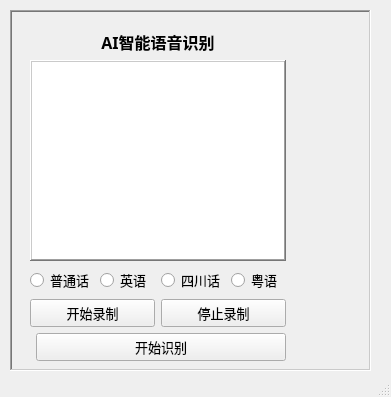
<?xml version="1.0" encoding="UTF-8"?>
<ui version="4.0">
 <class>SpeechRecognition</class>
 <widget class="QMainWindow" name="SpeechRecognition">
  <property name="geometry">
   <rect>
    <x>0</x>
    <y>0</y>
    <width>391</width>
    <height>397</height>
   </rect>
  </property>
  <property name="font">
   <font>
    <family>微软雅黑</family>
    <pointsize>10</pointsize>
    <weight>75</weight>
    <italic>false</italic>
    <bold>true</bold>
    <strikeout>false</strikeout>
    <kerning>false</kerning>
   </font>
  </property>
  <property name="acceptDrops">
   <bool>false</bool>
  </property>
  <property name="windowTitle">
   <string>MainWindow</string>
  </property>
  <property name="tabShape">
   <enum>QTabWidget::Rounded</enum>
  </property>
  <widget class="QWidget" name="centralwidget">
   <widget class="QFrame" name="frame">
    <property name="geometry">
     <rect>
      <x>10</x>
      <y>10</y>
      <width>361</width>
      <height>361</height>
     </rect>
    </property>
    <property name="frameShape">
     <enum>QFrame::WinPanel</enum>
    </property>
    <property name="frameShadow">
     <enum>QFrame::Sunken</enum>
    </property>
    <property name="lineWidth">
     <number>5</number>
    </property>
    <property name="midLineWidth">
     <number>0</number>
    </property>
   </widget>
   <widget class="QWidget" name="layoutWidget">
    <property name="geometry">
     <rect>
      <x>30</x>
      <y>30</y>
      <width>326</width>
      <height>331</height>
     </rect>
    </property>
    <property name="font">
     <font>
      <family>仿宋</family>
      <weight>50</weight>
      <bold>false</bold>
     </font>
    </property>
    <layout class="QFormLayout" name="formLayout_2">
     <item row="0" column="0">
      <layout class="QGridLayout" name="gridLayout_2">
       <item row="1" column="0">
        <widget class="QTextBrowser" name="textBrowser">
         <property name="font">
          <font>
           <family>仿宋</family>
           <weight>50</weight>
           <bold>false</bold>
          </font>
         </property>
         <property name="frameShape">
          <enum>QFrame::WinPanel</enum>
         </property>
         <property name="frameShadow">
          <enum>QFrame::Raised</enum>
         </property>
        </widget>
       </item>
       <item row="2" column="0">
        <layout class="QFormLayout" name="formLayout">
         <item row="0" column="0" colspan="2">
          <layout class="QGridLayout" name="gridLayout">
           <item row="1" column="0">
            <widget class="QPushButton" name="pushButton">
             <property name="font">
              <font>
               <family>仿宋</family>
               <weight>50</weight>
               <bold>false</bold>
              </font>
             </property>
             <property name="contextMenuPolicy">
              <enum>Qt::DefaultContextMenu</enum>
             </property>
             <property name="acceptDrops">
              <bool>true</bool>
             </property>
             <property name="text">
              <string>开始录制</string>
             </property>
             <property name="default">
              <bool>false</bool>
             </property>
             <property name="flat">
              <bool>false</bool>
             </property>
            </widget>
           </item>
           <item row="0" column="0" colspan="2">
            <layout class="QHBoxLayout" name="horizontalLayout_2">
             <item>
              <widget class="QRadioButton" name="radioButton">
               <property name="font">
                <font>
                 <family>仿宋</family>
                 <weight>50</weight>
                 <bold>false</bold>
                </font>
               </property>
               <property name="text">
                <string>普通话</string>
               </property>
              </widget>
             </item>
             <item>
              <widget class="QRadioButton" name="radioButton_2">
               <property name="font">
                <font>
                 <family>仿宋</family>
                 <weight>50</weight>
                 <bold>false</bold>
                </font>
               </property>
               <property name="text">
                <string>英语</string>
               </property>
              </widget>
             </item>
             <item>
              <widget class="QRadioButton" name="radioButton_4">
               <property name="font">
                <font>
                 <family>仿宋</family>
                 <weight>50</weight>
                 <bold>false</bold>
                </font>
               </property>
               <property name="text">
                <string>四川话</string>
               </property>
              </widget>
             </item>
             <item>
              <widget class="QRadioButton" name="radioButton_3">
               <property name="font">
                <font>
                 <family>仿宋</family>
                 <weight>50</weight>
                 <bold>false</bold>
                </font>
               </property>
               <property name="text">
                <string>粤语</string>
               </property>
              </widget>
             </item>
            </layout>
           </item>
           <item row="1" column="1">
            <widget class="QPushButton" name="pushButton_2">
             <property name="font">
              <font>
               <family>仿宋</family>
               <weight>50</weight>
               <bold>false</bold>
              </font>
             </property>
             <property name="text">
              <string>停止录制</string>
             </property>
            </widget>
           </item>
          </layout>
         </item>
         <item row="1" column="1">
          <widget class="QPushButton" name="pushButton_3">
           <property name="font">
            <font>
             <family>仿宋</family>
             <weight>50</weight>
             <bold>false</bold>
            </font>
           </property>
           <property name="text">
            <string>开始识别</string>
           </property>
          </widget>
         </item>
        </layout>
       </item>
       <item row="0" column="0">
        <widget class="QLabel" name="label">
         <property name="font">
          <font>
           <family>仿宋</family>
           <pointsize>12</pointsize>
           <weight>75</weight>
           <italic>false</italic>
           <bold>true</bold>
          </font>
         </property>
         <property name="cursor">
          <cursorShape>ArrowCursor</cursorShape>
         </property>
         <property name="focusPolicy">
          <enum>Qt::TabFocus</enum>
         </property>
         <property name="text">
          <string>AI智能语音识别</string>
         </property>
         <property name="alignment">
          <set>Qt::AlignCenter</set>
         </property>
        </widget>
       </item>
      </layout>
     </item>
    </layout>
   </widget>
  </widget>
  <widget class="QStatusBar" name="statusbar"/>
 </widget>
 <resources/>
 <connections/>
</ui>
